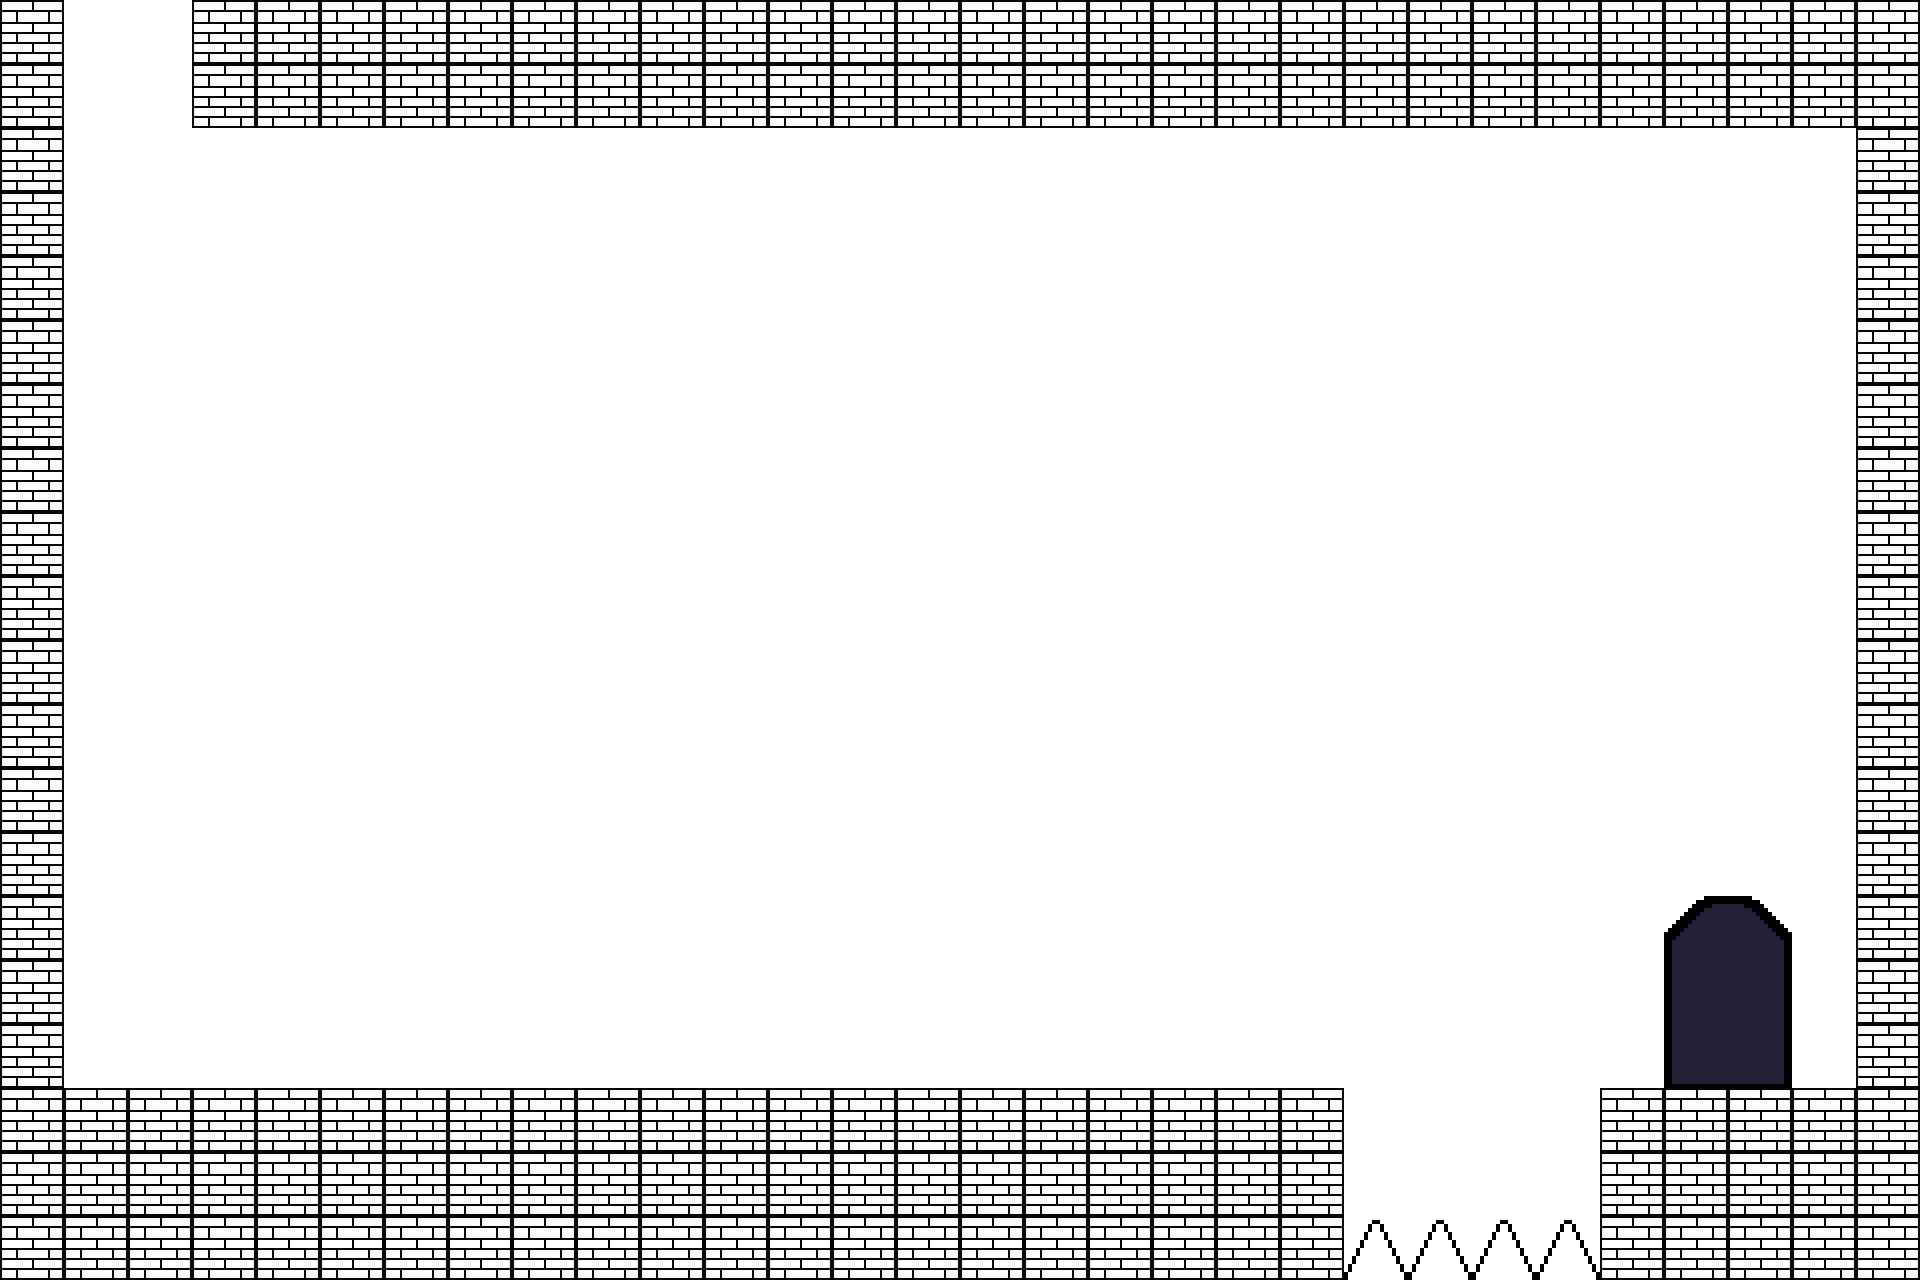

A level layout from a 2D game, rendered from its tile map. Below: a short description, then the map file with tile-grid data replaced by summaries:
An orthogonal 30x20 tile map with 64x64 px tiles, 1 tile layer (Tile Layer 1) and 10 objects (5x Wall, Spawn, Spike, Door).

<map version="1.9" tiledversion="1.9.0" orientation="orthogonal" renderorder="right-down" width="30" height="20" tilewidth="64" tileheight="64" infinite="0" nextlayerid="6" nextobjectid="18">
 <tileset firstgid="1" source="Map1.tsx" />
 <layer id="1" name="Tile Layer 1" width="30" height="20">
  <data>[600 cells, 600 non-empty, 599 distinct tile ids]</data>
 </layer>
 <objectgroup id="2" name="Spawn">
  <object id="1" name="Spawn" x="133.333" y="927.273" width="127.273" height="154.545" />
  <object id="2" x="-557.576" y="-257.576" />
 </objectgroup>
 <objectgroup id="3" name="tuong">
  <object id="4" name="Wall" x="1599" y="1087" width="321" height="193" />
  <object id="5" name="Wall" x="-2" y="1089" width="1346" height="200" />
  <object id="6" name="Wall" x="1856" y="1.33333" width="61.3333" height="1086.67" />
  <object id="7" name="Wall" x="1.33333" y="0" width="61.3333" height="1089.33" />
  <object id="10" name="Wall" x="192.5" y="0.5" width="1663" height="127.5" />
 </objectgroup>
 <objectgroup id="4" name="gai">
  <object id="12" name="Spike" x="1342.67" y="1212" width="254.667" height="68" />
 </objectgroup>
 <objectgroup id="5" name="cua">
  <object id="16" name="Door" x="1665.33" y="894.667" width="125.333" height="190.667" />
  <object id="17" x="1677.33" y="1890.67" width="84" height="1.33333" />
 </objectgroup>
</map>